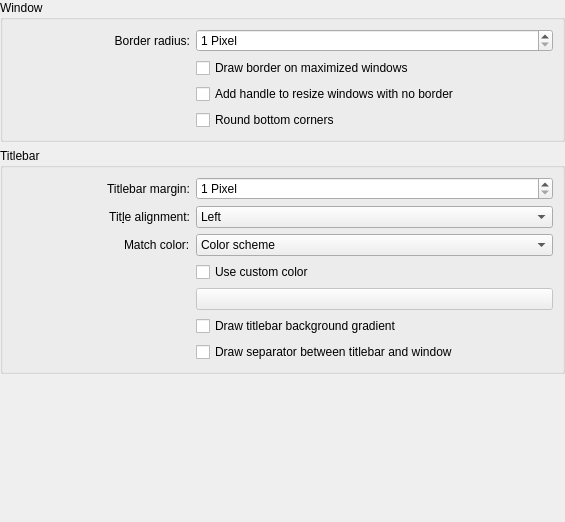
         <widget class="QWidget" name="scrollAreaWidgetContents">
          <property name="geometry">
           <rect>
            <x>0</x>
            <y>0</y>
            <width>565</width>
            <height>522</height>
           </rect>
          </property>
          <layout class="QGridLayout" name="gridLayout_9">
           <property name="leftMargin">
            <number>0</number>
           </property>
           <property name="topMargin">
            <number>0</number>
           </property>
           <property name="rightMargin">
            <number>0</number>
           </property>
           <property name="bottomMargin">
            <number>0</number>
           </property>
           <property name="horizontalSpacing">
            <number>0</number>
           </property>
           <property name="verticalSpacing">
            <number>6</number>
           </property>
           <item row="1" column="0">
            <widget class="QGroupBox" name="titlebarBox">
             <property name="title">
              <string>Titlebar</string>
             </property>
             <layout class="QGridLayout" name="gridLayout_4">
              <item row="9" column="1">
               <widget class="QCheckBox" name="drawBackgroundGradient">
                <property name="sizePolicy">
                 <sizepolicy hsizetype="Minimum" vsizetype="Fixed">
                  <horstretch>2</horstretch>
                  <verstretch>0</verstretch>
                 </sizepolicy>
                </property>
                <property name="whatsThis">
                 <string extracomment="Draw a subtle gradient across the titlebar."/>
                </property>
                <property name="text">
                 <string>Draw titlebar background gradient</string>
                </property>
               </widget>
              </item>
              <item row="10" column="1">
               <widget class="QCheckBox" name="drawTitleBarSeparator">
                <property name="sizePolicy">
                 <sizepolicy hsizetype="Minimum" vsizetype="Fixed">
                  <horstretch>2</horstretch>
                  <verstretch>0</verstretch>
                 </sizepolicy>
                </property>
                <property name="whatsThis">
                 <string extracomment="Draws a dark separator line between the titlebar and the window content. Uses the titlebar color to determine the color of itself."/>
                </property>
                <property name="text">
                 <string>Draw separator between titlebar and window</string>
                </property>
               </widget>
              </item>
              <item row="2" column="0" alignment="Qt::AlignmentFlag::AlignRight">
               <widget class="QLabel" name="labelTitleBarHeight">
                <property name="sizePolicy">
                 <sizepolicy hsizetype="Preferred" vsizetype="Preferred">
                  <horstretch>1</horstretch>
                  <verstretch>0</verstretch>
                 </sizepolicy>
                </property>
                <property name="text">
                 <string>Titlebar margin:</string>
                </property>
               </widget>
              </item>
              <item row="6" column="1">
               <widget class="QComboBox" name="matchTitleBarColor">
                <property name="sizePolicy">
                 <sizepolicy hsizetype="Preferred" vsizetype="Fixed">
                  <horstretch>2</horstretch>
                  <verstretch>0</verstretch>
                 </sizepolicy>
                </property>
                <property name="whatsThis">
                 <string extracomment="Choose a color matching method. Please note that the last entry is highly unstable and experimental. If you want to color titlebars individually, please check out the window specific overrides section."/>
                </property>
                <item>
                 <property name="text">
                  <string>Color scheme</string>
                 </property>
                </item>
                <item>
                 <property name="text">
                  <string>Window (scheme)</string>
                 </property>
                </item>
               </widget>
              </item>
              <item row="6" column="0" alignment="Qt::AlignmentFlag::AlignRight">
               <widget class="QLabel" name="labelMatchTitleBarColor">
                <property name="sizePolicy">
                 <sizepolicy hsizetype="Preferred" vsizetype="Preferred">
                  <horstretch>1</horstretch>
                  <verstretch>0</verstretch>
                 </sizepolicy>
                </property>
                <property name="text">
                 <string>Match color:</string>
                </property>
               </widget>
              </item>
              <item row="7" column="1">
               <widget class="QCheckBox" name="customColorBox">
                <property name="sizePolicy">
                 <sizepolicy hsizetype="Minimum" vsizetype="Fixed">
                  <horstretch>2</horstretch>
                  <verstretch>0</verstretch>
                 </sizepolicy>
                </property>
                <property name="whatsThis">
                 <string extracomment="Use a custom color for all window's titlebars."/>
                </property>
                <property name="text">
                 <string>Use custom color</string>
                </property>
               </widget>
              </item>
              <item row="8" column="1">
               <widget class="KColorButton" name="customColorSelect">
                <property name="enabled">
                 <bool>false</bool>
                </property>
                <property name="sizePolicy">
                 <sizepolicy hsizetype="Preferred" vsizetype="Fixed">
                  <horstretch>2</horstretch>
                  <verstretch>0</verstretch>
                 </sizepolicy>
                </property>
                <property name="whatsThis">
                 <string extracomment="Select the color for all titlebars to use."/>
                </property>
               </widget>
              </item>
              <item row="2" column="1">
               <widget class="QSpinBox" name="titleBarHeightSpin">
                <property name="suffix">
                 <string> Pixel</string>
                </property>
                <property name="minimum">
                 <number>1</number>
                </property>
               </widget>
              </item>
              <item row="4" column="0">
               <widget class="QLabel" name="labelTitleAlignment">
                <property name="sizePolicy">
                 <sizepolicy hsizetype="Preferred" vsizetype="Preferred">
                  <horstretch>1</horstretch>
                  <verstretch>0</verstretch>
                 </sizepolicy>
                </property>
                <property name="text">
                 <string>Tit&amp;le alignment:</string>
                </property>
                <property name="alignment">
                 <set>Qt::AlignmentFlag::AlignRight|Qt::AlignmentFlag::AlignTrailing|Qt::AlignmentFlag::AlignVCenter</set>
                </property>
                <property name="buddy">
                 <cstring>titleAlignment</cstring>
                </property>
               </widget>
              </item>
              <item row="4" column="1">
               <widget class="QComboBox" name="titleAlignment">
                <property name="sizePolicy">
                 <sizepolicy hsizetype="Minimum" vsizetype="Fixed">
                  <horstretch>2</horstretch>
                  <verstretch>0</verstretch>
                 </sizepolicy>
                </property>
                <property name="whatsThis">
                 <string extracomment="Choose where the title inside a titlebar should be displayed."/>
                </property>
                <item>
                 <property name="text">
                  <string>Left</string>
                 </property>
                </item>
                <item>
                 <property name="text">
                  <string>Center</string>
                 </property>
                </item>
                <item>
                 <property name="text">
                  <string>Center (Full Width)</string>
                 </property>
                </item>
                <item>
                 <property name="text">
                  <string>Right</string>
                 </property>
                </item>
                <item>
                 <property name="text">
                  <string>Hidden</string>
                 </property>
                </item>
               </widget>
              </item>
             </layout>
            </widget>
           </item>
           <item row="0" column="0">
            <widget class="QGroupBox" name="windowBox">
             <property name="title">
              <string>Window</string>
             </property>
             <property name="flat">
              <bool>false</bool>
             </property>
             <layout class="QGridLayout" name="gridLayout_6">
              <item row="2" column="2">
               <widget class="QCheckBox" name="drawBorderOnMaximizedWindows">
                <property name="sizePolicy">
                 <sizepolicy hsizetype="Minimum" vsizetype="Fixed">
                  <horstretch>2</horstretch>
                  <verstretch>0</verstretch>
                 </sizepolicy>
                </property>
                <property name="whatsThis">
                 <string extracomment="If selected, maximized windows will use the border radius settings even when maximized."/>
                </property>
                <property name="text">
                 <string>Draw border on maximized windows</string>
                </property>
               </widget>
              </item>
              <item row="0" column="2">
               <widget class="QSpinBox" name="borderRadiusSpin">
                <property name="suffix">
                 <string> Pixel</string>
                </property>
                <property name="minimum">
                 <number>1</number>
                </property>
                <property name="maximum">
                 <number>32</number>
                </property>
               </widget>
              </item>
              <item row="0" column="0">
               <widget class="QLabel" name="labelBorderRadius">
                <property name="sizePolicy">
                 <sizepolicy hsizetype="Minimum" vsizetype="Preferred">
                  <horstretch>1</horstretch>
                  <verstretch>0</verstretch>
                 </sizepolicy>
                </property>
                <property name="text">
                 <string>Border radius:</string>
                </property>
                <property name="alignment">
                 <set>Qt::AlignmentFlag::AlignRight|Qt::AlignmentFlag::AlignTrailing|Qt::AlignmentFlag::AlignVCenter</set>
                </property>
               </widget>
              </item>
              <item row="3" column="2">
               <widget class="QCheckBox" name="drawSizeGrip">
                <property name="sizePolicy">
                 <sizepolicy hsizetype="Minimum" vsizetype="Fixed">
                  <horstretch>2</horstretch>
                  <verstretch>0</verstretch>
                 </sizepolicy>
                </property>
                <property name="whatsThis">
                 <string extracomment="This adds a easy to click handle to windows that opt to not use borders."/>
                </property>
                <property name="text">
                 <string>Add handle to resize windows with no border</string>
                </property>
               </widget>
              </item>
              <item row="4" column="2">
               <widget class="QCheckBox" name="roundBottomCorners">
                <property name="text">
                 <string>Round bottom corners</string>
                </property>
               </widget>
              </item>
             </layout>
            </widget>
           </item>
           <item row="2" column="0">
            <spacer name="verticalSpacer">
             <property name="orientation">
              <enum>Qt::Orientation::Vertical</enum>
             </property>
             <property name="sizeHint" stdset="0">
              <size>
               <width>20</width>
               <height>40</height>
              </size>
             </property>
            </spacer>
           </item>
          </layout>
         </widget>
